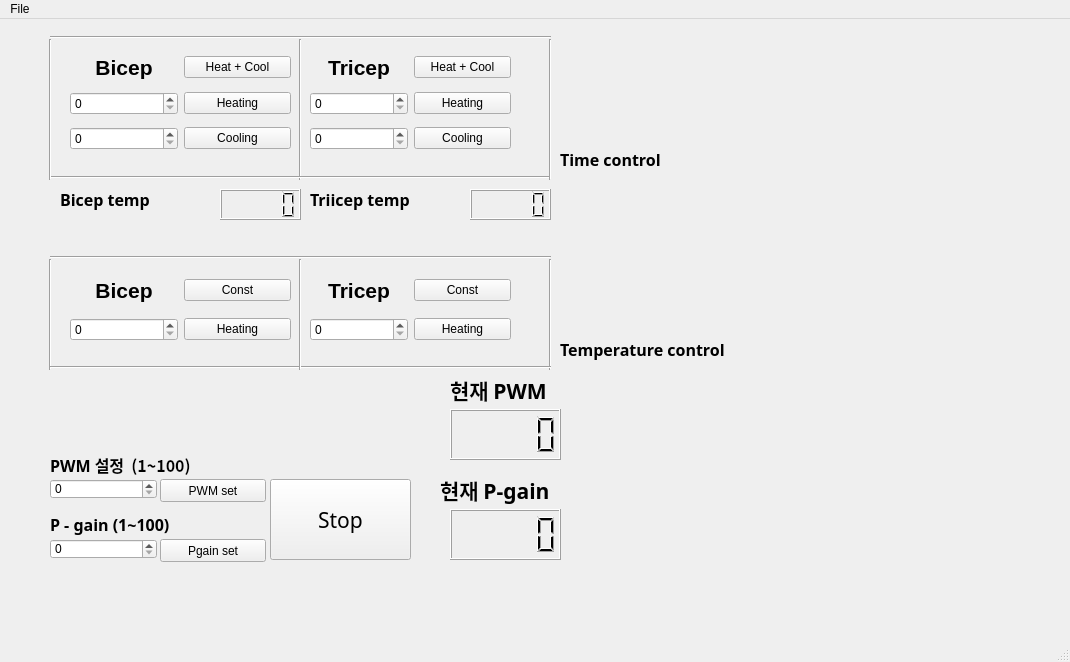
<?xml version="1.0" encoding="UTF-8"?>
<ui version="4.0">
 <class>MainWindow</class>
 <widget class="QMainWindow" name="MainWindow">
  <property name="geometry">
   <rect>
    <x>0</x>
    <y>0</y>
    <width>1070</width>
    <height>662</height>
   </rect>
  </property>
  <property name="windowTitle">
   <string>MainWindow</string>
  </property>
  <widget class="QWidget" name="centralwidget">
   <widget class="QWidget" name="gridLayoutWidget">
    <property name="geometry">
     <rect>
      <x>70</x>
      <y>30</y>
      <width>221</width>
      <height>110</height>
     </rect>
    </property>
    <layout class="QGridLayout" name="gridLayout">
     <property name="sizeConstraint">
      <enum>QLayout::SetDefaultConstraint</enum>
     </property>
     <item row="5" column="1">
      <widget class="QPushButton" name="BicepC">
       <property name="text">
        <string>Cooling</string>
       </property>
      </widget>
     </item>
     <item row="3" column="1">
      <widget class="QPushButton" name="BicepH">
       <property name="text">
        <string>Heating</string>
       </property>
      </widget>
     </item>
     <item row="0" column="0">
      <widget class="QLabel" name="BicepL">
       <property name="font">
        <font>
         <family>Arial</family>
         <pointsize>16</pointsize>
         <weight>75</weight>
         <bold>true</bold>
        </font>
       </property>
       <property name="text">
        <string>Bicep</string>
       </property>
       <property name="textFormat">
        <enum>Qt::AutoText</enum>
       </property>
       <property name="alignment">
        <set>Qt::AlignCenter</set>
       </property>
      </widget>
     </item>
     <item row="3" column="0">
      <widget class="QSpinBox" name="BHtime">
       <property name="maximum">
        <number>1000</number>
       </property>
      </widget>
     </item>
     <item row="5" column="0">
      <widget class="QSpinBox" name="BCtime"/>
     </item>
     <item row="0" column="1">
      <widget class="QPushButton" name="BicepHC">
       <property name="text">
        <string>Heat + Cool</string>
       </property>
      </widget>
     </item>
    </layout>
   </widget>
   <widget class="QWidget" name="gridLayoutWidget_2">
    <property name="geometry">
     <rect>
      <x>310</x>
      <y>30</y>
      <width>201</width>
      <height>110</height>
     </rect>
    </property>
    <layout class="QGridLayout" name="gridLayout_2">
     <item row="4" column="1">
      <widget class="QPushButton" name="TricepC">
       <property name="text">
        <string>Cooling</string>
       </property>
      </widget>
     </item>
     <item row="0" column="0">
      <widget class="QLabel" name="TricepL">
       <property name="font">
        <font>
         <family>Arial</family>
         <pointsize>16</pointsize>
         <weight>75</weight>
         <bold>true</bold>
        </font>
       </property>
       <property name="text">
        <string>Tricep</string>
       </property>
       <property name="alignment">
        <set>Qt::AlignCenter</set>
       </property>
      </widget>
     </item>
     <item row="2" column="0">
      <widget class="QSpinBox" name="THtime"/>
     </item>
     <item row="2" column="1">
      <widget class="QPushButton" name="TricepH">
       <property name="text">
        <string>Heating</string>
       </property>
      </widget>
     </item>
     <item row="4" column="0">
      <widget class="QSpinBox" name="TCtime"/>
     </item>
     <item row="0" column="1">
      <widget class="QPushButton" name="TricepHC">
       <property name="text">
        <string>Heat + Cool</string>
       </property>
      </widget>
     </item>
    </layout>
   </widget>
   <widget class="Line" name="line">
    <property name="geometry">
     <rect>
      <x>290</x>
      <y>20</y>
      <width>20</width>
      <height>141</height>
     </rect>
    </property>
    <property name="orientation">
     <enum>Qt::Vertical</enum>
    </property>
   </widget>
   <widget class="Line" name="line_2">
    <property name="geometry">
     <rect>
      <x>50</x>
      <y>150</y>
      <width>501</width>
      <height>16</height>
     </rect>
    </property>
    <property name="orientation">
     <enum>Qt::Horizontal</enum>
    </property>
   </widget>
   <widget class="Line" name="line_3">
    <property name="geometry">
     <rect>
      <x>540</x>
      <y>20</y>
      <width>20</width>
      <height>141</height>
     </rect>
    </property>
    <property name="orientation">
     <enum>Qt::Vertical</enum>
    </property>
   </widget>
   <widget class="Line" name="line_4">
    <property name="geometry">
     <rect>
      <x>50</x>
      <y>10</y>
      <width>501</width>
      <height>16</height>
     </rect>
    </property>
    <property name="orientation">
     <enum>Qt::Horizontal</enum>
    </property>
   </widget>
   <widget class="Line" name="line_5">
    <property name="geometry">
     <rect>
      <x>40</x>
      <y>20</y>
      <width>20</width>
      <height>141</height>
     </rect>
    </property>
    <property name="orientation">
     <enum>Qt::Vertical</enum>
    </property>
   </widget>
   <widget class="QSpinBox" name="PWMset">
    <property name="geometry">
     <rect>
      <x>50</x>
      <y>460</y>
      <width>107</width>
      <height>20</height>
     </rect>
    </property>
    <property name="maximum">
     <number>1000</number>
    </property>
   </widget>
   <widget class="QSpinBox" name="Pset">
    <property name="geometry">
     <rect>
      <x>50</x>
      <y>520</y>
      <width>107</width>
      <height>20</height>
     </rect>
    </property>
    <property name="maximum">
     <number>1000</number>
    </property>
   </widget>
   <widget class="QLCDNumber" name="PWMlcd">
    <property name="geometry">
     <rect>
      <x>450</x>
      <y>390</y>
      <width>111</width>
      <height>51</height>
     </rect>
    </property>
   </widget>
   <widget class="QLabel" name="label">
    <property name="geometry">
     <rect>
      <x>450</x>
      <y>350</y>
      <width>111</width>
      <height>41</height>
     </rect>
    </property>
    <property name="font">
     <font>
      <family>맑은 고딕</family>
      <pointsize>16</pointsize>
      <weight>75</weight>
      <bold>true</bold>
     </font>
    </property>
    <property name="text">
     <string>현재 PWM</string>
    </property>
   </widget>
   <widget class="QLabel" name="label_2">
    <property name="geometry">
     <rect>
      <x>50</x>
      <y>430</y>
      <width>191</width>
      <height>31</height>
     </rect>
    </property>
    <property name="font">
     <font>
      <family>맑은 고딕</family>
      <pointsize>12</pointsize>
      <weight>75</weight>
      <bold>true</bold>
     </font>
    </property>
    <property name="text">
     <string>PWM 설정  (1~100)</string>
    </property>
   </widget>
   <widget class="QPushButton" name="PWMsetbtn">
    <property name="geometry">
     <rect>
      <x>160</x>
      <y>460</y>
      <width>106</width>
      <height>23</height>
     </rect>
    </property>
    <property name="text">
     <string>PWM set</string>
    </property>
   </widget>
   <widget class="QLabel" name="label_3">
    <property name="geometry">
     <rect>
      <x>50</x>
      <y>490</y>
      <width>171</width>
      <height>31</height>
     </rect>
    </property>
    <property name="font">
     <font>
      <family>맑은 고딕</family>
      <pointsize>12</pointsize>
      <weight>75</weight>
      <bold>true</bold>
     </font>
    </property>
    <property name="text">
     <string>P - gain (1~100)</string>
    </property>
   </widget>
   <widget class="QLCDNumber" name="BicepTemp">
    <property name="geometry">
     <rect>
      <x>220</x>
      <y>170</y>
      <width>81</width>
      <height>31</height>
     </rect>
    </property>
   </widget>
   <widget class="QLabel" name="label_5">
    <property name="geometry">
     <rect>
      <x>60</x>
      <y>160</y>
      <width>151</width>
      <height>41</height>
     </rect>
    </property>
    <property name="font">
     <font>
      <family>맑은 고딕</family>
      <pointsize>12</pointsize>
      <weight>75</weight>
      <bold>true</bold>
     </font>
    </property>
    <property name="lineWidth">
     <number>1</number>
    </property>
    <property name="midLineWidth">
     <number>0</number>
    </property>
    <property name="text">
     <string>Bicep temp</string>
    </property>
   </widget>
   <widget class="QLabel" name="label_6">
    <property name="geometry">
     <rect>
      <x>310</x>
      <y>160</y>
      <width>151</width>
      <height>41</height>
     </rect>
    </property>
    <property name="font">
     <font>
      <family>맑은 고딕</family>
      <pointsize>12</pointsize>
      <weight>75</weight>
      <bold>true</bold>
     </font>
    </property>
    <property name="lineWidth">
     <number>1</number>
    </property>
    <property name="midLineWidth">
     <number>0</number>
    </property>
    <property name="text">
     <string>Triicep temp</string>
    </property>
   </widget>
   <widget class="QLCDNumber" name="TricepTemp">
    <property name="geometry">
     <rect>
      <x>470</x>
      <y>170</y>
      <width>81</width>
      <height>31</height>
     </rect>
    </property>
   </widget>
   <widget class="QPushButton" name="Psetbtn">
    <property name="geometry">
     <rect>
      <x>160</x>
      <y>520</y>
      <width>106</width>
      <height>23</height>
     </rect>
    </property>
    <property name="text">
     <string>Pgain set</string>
    </property>
   </widget>
   <widget class="QLCDNumber" name="Plcd">
    <property name="geometry">
     <rect>
      <x>450</x>
      <y>490</y>
      <width>111</width>
      <height>51</height>
     </rect>
    </property>
   </widget>
   <widget class="QLabel" name="label_7">
    <property name="geometry">
     <rect>
      <x>440</x>
      <y>450</y>
      <width>121</width>
      <height>41</height>
     </rect>
    </property>
    <property name="font">
     <font>
      <family>맑은 고딕</family>
      <pointsize>16</pointsize>
      <weight>75</weight>
      <bold>true</bold>
     </font>
    </property>
    <property name="text">
     <string>현재 P-gain</string>
    </property>
   </widget>
   <widget class="Line" name="line_6">
    <property name="geometry">
     <rect>
      <x>50</x>
      <y>230</y>
      <width>501</width>
      <height>16</height>
     </rect>
    </property>
    <property name="orientation">
     <enum>Qt::Horizontal</enum>
    </property>
   </widget>
   <widget class="Line" name="line_7">
    <property name="geometry">
     <rect>
      <x>40</x>
      <y>240</y>
      <width>20</width>
      <height>111</height>
     </rect>
    </property>
    <property name="orientation">
     <enum>Qt::Vertical</enum>
    </property>
   </widget>
   <widget class="Line" name="line_8">
    <property name="geometry">
     <rect>
      <x>540</x>
      <y>240</y>
      <width>20</width>
      <height>111</height>
     </rect>
    </property>
    <property name="orientation">
     <enum>Qt::Vertical</enum>
    </property>
   </widget>
   <widget class="Line" name="line_9">
    <property name="geometry">
     <rect>
      <x>50</x>
      <y>340</y>
      <width>501</width>
      <height>16</height>
     </rect>
    </property>
    <property name="orientation">
     <enum>Qt::Horizontal</enum>
    </property>
   </widget>
   <widget class="QWidget" name="gridLayoutWidget_3">
    <property name="geometry">
     <rect>
      <x>70</x>
      <y>250</y>
      <width>221</width>
      <height>81</height>
     </rect>
    </property>
    <layout class="QGridLayout" name="gridLayout_3">
     <property name="sizeConstraint">
      <enum>QLayout::SetDefaultConstraint</enum>
     </property>
     <item row="3" column="0">
      <widget class="QSpinBox" name="BHtime_2">
       <property name="maximum">
        <number>1000</number>
       </property>
      </widget>
     </item>
     <item row="0" column="1">
      <widget class="QPushButton" name="BicepHC_2">
       <property name="text">
        <string>Const</string>
       </property>
      </widget>
     </item>
     <item row="3" column="1">
      <widget class="QPushButton" name="BicepH_2">
       <property name="text">
        <string>Heating</string>
       </property>
      </widget>
     </item>
     <item row="0" column="0">
      <widget class="QLabel" name="BicepL_2">
       <property name="font">
        <font>
         <family>Arial</family>
         <pointsize>16</pointsize>
         <weight>75</weight>
         <bold>true</bold>
        </font>
       </property>
       <property name="text">
        <string>Bicep</string>
       </property>
       <property name="textFormat">
        <enum>Qt::AutoText</enum>
       </property>
       <property name="alignment">
        <set>Qt::AlignCenter</set>
       </property>
      </widget>
     </item>
    </layout>
   </widget>
   <widget class="QWidget" name="gridLayoutWidget_4">
    <property name="geometry">
     <rect>
      <x>310</x>
      <y>250</y>
      <width>201</width>
      <height>81</height>
     </rect>
    </property>
    <layout class="QGridLayout" name="gridLayout_4">
     <item row="2" column="1">
      <widget class="QPushButton" name="TricepH_2">
       <property name="text">
        <string>Heating</string>
       </property>
      </widget>
     </item>
     <item row="0" column="1">
      <widget class="QPushButton" name="TricepHC_2">
       <property name="text">
        <string>Const</string>
       </property>
      </widget>
     </item>
     <item row="2" column="0">
      <widget class="QSpinBox" name="THtime_2"/>
     </item>
     <item row="0" column="0">
      <widget class="QLabel" name="TricepL_2">
       <property name="font">
        <font>
         <family>Arial</family>
         <pointsize>16</pointsize>
         <weight>75</weight>
         <bold>true</bold>
        </font>
       </property>
       <property name="text">
        <string>Tricep</string>
       </property>
       <property name="alignment">
        <set>Qt::AlignCenter</set>
       </property>
      </widget>
     </item>
    </layout>
   </widget>
   <widget class="Line" name="line_10">
    <property name="geometry">
     <rect>
      <x>290</x>
      <y>240</y>
      <width>20</width>
      <height>111</height>
     </rect>
    </property>
    <property name="orientation">
     <enum>Qt::Vertical</enum>
    </property>
   </widget>
   <widget class="QLabel" name="label_8">
    <property name="geometry">
     <rect>
      <x>560</x>
      <y>120</y>
      <width>191</width>
      <height>41</height>
     </rect>
    </property>
    <property name="font">
     <font>
      <family>맑은 고딕</family>
      <pointsize>12</pointsize>
      <weight>75</weight>
      <bold>true</bold>
     </font>
    </property>
    <property name="lineWidth">
     <number>1</number>
    </property>
    <property name="midLineWidth">
     <number>0</number>
    </property>
    <property name="text">
     <string>Time control</string>
    </property>
   </widget>
   <widget class="QLabel" name="label_9">
    <property name="geometry">
     <rect>
      <x>560</x>
      <y>310</y>
      <width>191</width>
      <height>41</height>
     </rect>
    </property>
    <property name="font">
     <font>
      <family>맑은 고딕</family>
      <pointsize>12</pointsize>
      <weight>75</weight>
      <bold>true</bold>
     </font>
    </property>
    <property name="lineWidth">
     <number>1</number>
    </property>
    <property name="midLineWidth">
     <number>0</number>
    </property>
    <property name="text">
     <string>Temperature control</string>
    </property>
   </widget>
   <widget class="QPushButton" name="Stop">
    <property name="geometry">
     <rect>
      <x>270</x>
      <y>460</y>
      <width>141</width>
      <height>81</height>
     </rect>
    </property>
    <property name="font">
     <font>
      <family>맑은 고딕</family>
      <pointsize>16</pointsize>
     </font>
    </property>
    <property name="text">
     <string>Stop</string>
    </property>
   </widget>
  </widget>
  <widget class="QMenuBar" name="menubar">
   <property name="geometry">
    <rect>
     <x>0</x>
     <y>0</y>
     <width>1070</width>
     <height>21</height>
    </rect>
   </property>
   <widget class="QMenu" name="menuFie">
    <property name="title">
     <string>File</string>
    </property>
    <addaction name="actionFile"/>
   </widget>
   <addaction name="menuFie"/>
  </widget>
  <widget class="QStatusBar" name="statusbar"/>
  <action name="actionFile">
   <property name="text">
    <string>Quit</string>
   </property>
  </action>
 </widget>
 <resources/>
 <connections/>
</ui>
